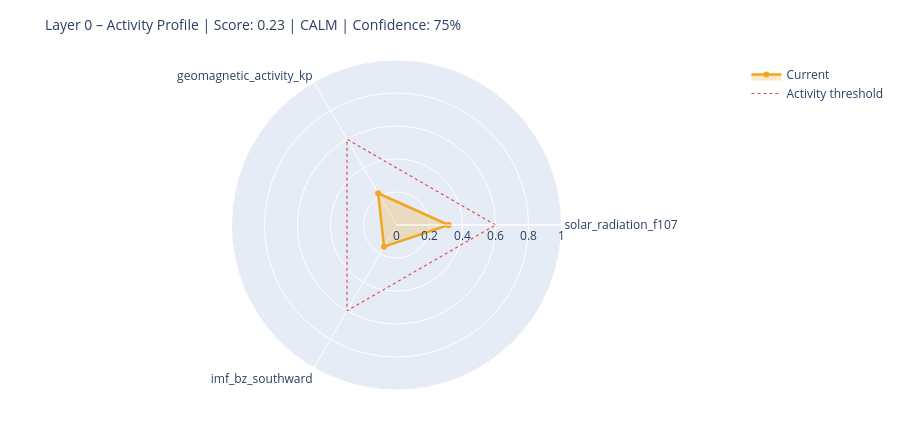

Write notebook code for a chart like this one.
### Markdown cell above
---
## 6. State Assessment & Handoff to Layer 1

### Code cell
# ============================================================
# STEP 1 – Collect raw values with source modes
# Mode: 'primary' | 'fallback_3h' | 'last_valid' | 'missing'
# ============================================================

def safe_last(df, col):
    if df is None or col not in df.columns: return None
    s = df[col].dropna()
    return float(s.iloc[-1]) if not s.empty else None

f107_now = safe_last(df_f107, 'f10.7')
bz_now   = safe_last(df_mag,  'bz_gsm')
kp_now   = safe_last(df_kp,   'kp')
sw_now   = safe_last(df_sw,   'speed')

source_modes = {
    'F10.7':    'primary'  if f107_now is not None else 'missing',
    'Kp':       'primary'  if kp_now   is not None else 'missing',
    'IMF_Bz':   'primary'  if bz_now   is not None else 'missing',
    'SW_speed': 'primary'  if sw_now   is not None else 'missing',
}

# Kp Fallback – 3h endpoint
if kp_now is None:
    try:
        r = requests.get(
            'https://services.swpc.noaa.gov/json/noaa-planetary-k-index.json',
            timeout=10)
        r.raise_for_status()
        fb = pd.DataFrame(r.json())
        tc = next((c for c in fb.columns if 'time' in c.lower()), fb.columns[0])
        kc = next((c for c in fb.columns if 'kp' in c.lower() and c != tc), None)
        if kc:
            fb[kc] = fb[kc].astype(str).str.extract(r'([0-9]+(?:\.[0-9]*)?)')[0]
            fb[kc] = pd.to_numeric(fb[kc], errors='coerce')
            fb = fb[fb[kc] >= 0].dropna(subset=[kc])
            if not fb.empty:
                kp_now = float(fb[kc].iloc[-1])
                source_modes['Kp'] = 'fallback_3h'
                print(f'  Kp fallback (3h): {kp_now:.1f}')
    except Exception as e:
        print(f'  Kp fallback failed: {e}')

# Solar Wind Fallback – last valid value
if sw_now is None and df_sw is not None and 'speed' in df_sw.columns:
    s = df_sw['speed'].dropna()
    if not s.empty:
        sw_now = float(s.iloc[-1])
        source_modes['SW_speed'] = 'last_valid'
        print(f'  SW fallback (last_valid): {sw_now:.0f} km/s')

print()
print('Source modes:', source_modes)

# ============================================================
# STEP 2 – Score from available components only
# ============================================================

def norm(v, lo, hi):
    if v is None: return None
    return max(0.0, min(1.0, (v - lo) / (hi - lo)))

COMPONENTS = {
    'solar_radiation_f107':    (f107_now, norm(f107_now, 60, 250)),
    'geomagnetic_activity_kp': (kp_now,   norm(kp_now,   0,   9)),
    'imf_bz_southward':        (bz_now,   norm(-(bz_now or 0) if bz_now else None, -5, 30)
                                           if bz_now is not None else None),
    'solar_wind_speed':        (sw_now,   norm(sw_now, 300, 800)),
}

available   = {k: v[1] for k, v in COMPONENTS.items() if v[1] is not None}
unavailable = [k for k, v in COMPONENTS.items() if v[1] is None]

layer0_score = round(sum(available.values()) / len(available), 4) if available else None
confidence   = round(len(available) / len(COMPONENTS), 2)

level = ('unknown'  if layer0_score is None
         else 'calm'     if layer0_score < 0.3
         else 'moderate' if layer0_score < 0.6
         else 'active')

# ============================================================
# STEP 3 – Dominant Driver
# ============================================================

def dominant_driver(kp, f107, bz, sw):
    candidates = []
    if kp   is not None and kp   >= 4:   candidates.append(('geomagnetic',    kp / 9))
    if sw   is not None and sw   >= 500:  candidates.append(('solar_wind',     sw / 800))
    if bz   is not None and bz   <= -5:   candidates.append(('imf_southward',  abs(bz) / 30))
    if f107 is not None and f107 >= 150:  candidates.append(('solar_radiation',f107 / 250))
    return max(candidates, key=lambda x: x[1])[0] if candidates else 'none'

driver = dominant_driver(kp_now, f107_now, bz_now, sw_now)

# ============================================================
# STEP 4 – Downstream expectations
# ============================================================

def downstream_expectation(driver, score, kp, bz, f107):
    exp = {
        'magnetosphere':        'calm',
        'ionosphere':           'calm',
        'schumann_resonance':   'unchanged',
        'lithosphere_currents': 'low',
    }
    if driver == 'geomagnetic' or (kp and kp >= 5):
        exp['magnetosphere']        = 'compressed / storm'
        exp['ionosphere']           = 'elevated disturbance (TEC variability)'
        exp['schumann_resonance']   = 'elevated amplitude possible'
        exp['lithosphere_currents'] = 'elevated induction currents'
    elif driver == 'imf_southward' or (bz and bz <= -5):
        exp['magnetosphere']        = 'energy coupling active'
        exp['ionosphere']           = 'elevated electron density possible'
        exp['schumann_resonance']   = 'slight modulation possible'
    elif driver == 'solar_radiation' or (f107 and f107 >= 150):
        exp['ionosphere']           = 'elevated ionization (F-layer)'
        exp['schumann_resonance']   = 'slightly elevated background activity'
    return exp

downstream = downstream_expectation(driver, layer0_score, kp_now, bz_now, f107_now)

# ============================================================
# CONSOLE OUTPUT
# ============================================================

W = 58
print('=' * W)
print('LAYER 0 – STATE ASSESSMENT')
print('=' * W)
for name, (raw_v, score_v) in COMPONENTS.items():
    if score_v is not None:
        bar = '█' * int(score_v * 20) + '░' * (20 - int(score_v * 20))
        print(f'  {name:<35}  {bar}  {score_v:.2f}')
    else:
        print(f'  {name:<35}  {"─" * 20}  n/a')
print('-' * W)
print(f'  Score ({len(available)}/{len(COMPONENTS)} components):  {layer0_score:.3f}')
print(f'  Confidence:         {confidence:.0%}')
print(f'  Level:              {level.upper()}')
print(f'  Dominant Driver:    {driver}')

# Radar chart
cats = list(available.keys())
vals = list(available.values())
if len(cats) >= 3:
    fig = go.Figure()
    fig.add_trace(go.Scatterpolar(
        r=vals + [vals[0]], theta=cats + [cats[0]],
        fill='toself', fillcolor='rgba(242,166,35,0.25)',
        line=dict(color='#F2A623', width=2.5), name='Current'
    ))
    fig.add_trace(go.Scatterpolar(
        r=[0.6] * (len(cats) + 1), theta=cats + [cats[0]],
        line=dict(color='#E24B4A', dash='dot', width=1.2),
        mode='lines', name='Activity threshold'
    ))
    fig.update_layout(
        title=dict(text=f'Layer 0 – Activity Profile | Score: {layer0_score:.2f} | {level.upper()} | Confidence: {confidence:.0%}',
                   font=dict(size=14)),
        polar=dict(radialaxis=dict(visible=True, range=[0, 1])),
        height=430, showlegend=True,
        margin=dict(l=60, r=60, t=60, b=40)
    )
    fig.show()

### Figure 1 — Plotly figure (JSON) as saved in the notebook; plotly's stock layout.template omitted (floating-point values rounded to 4 significant figures)
{"data": [{"fill": "toself", "fillcolor": "rgba(242,166,35,0.25)", "line": {"color": "#F2A623", "width": 2.5}, "name": "Current", "r": [0.3158, 0.2222, 0.1514, 0.3158], "theta": ["solar_radiation_f107", "geomagnetic_activity_kp", "imf_bz_southward", "solar_radiation_f107"], "type": "scatterpolar"}, {"line": {"color": "#E24B4A", "dash": "dot", "width": 1.2}, "mode": "lines", "name": "Activity threshold", "r": [0.6, 0.6, 0.6, 0.6], "theta": ["solar_radiation_f107", "geomagnetic_activity_kp", "imf_bz_southward", "solar_radiation_f107"], "type": "scatterpolar"}], "layout": {"height": 430, "margin": {"b": 40, "l": 60, "r": 60, "t": 60}, "polar": {"radialaxis": {"range": [0, 1], "visible": true}}, "showlegend": true, "title": {"font": {"size": 14}, "text": "Layer 0 – Activity Profile | Score: 0.23 | CALM | Confidence: 75%"}}}
